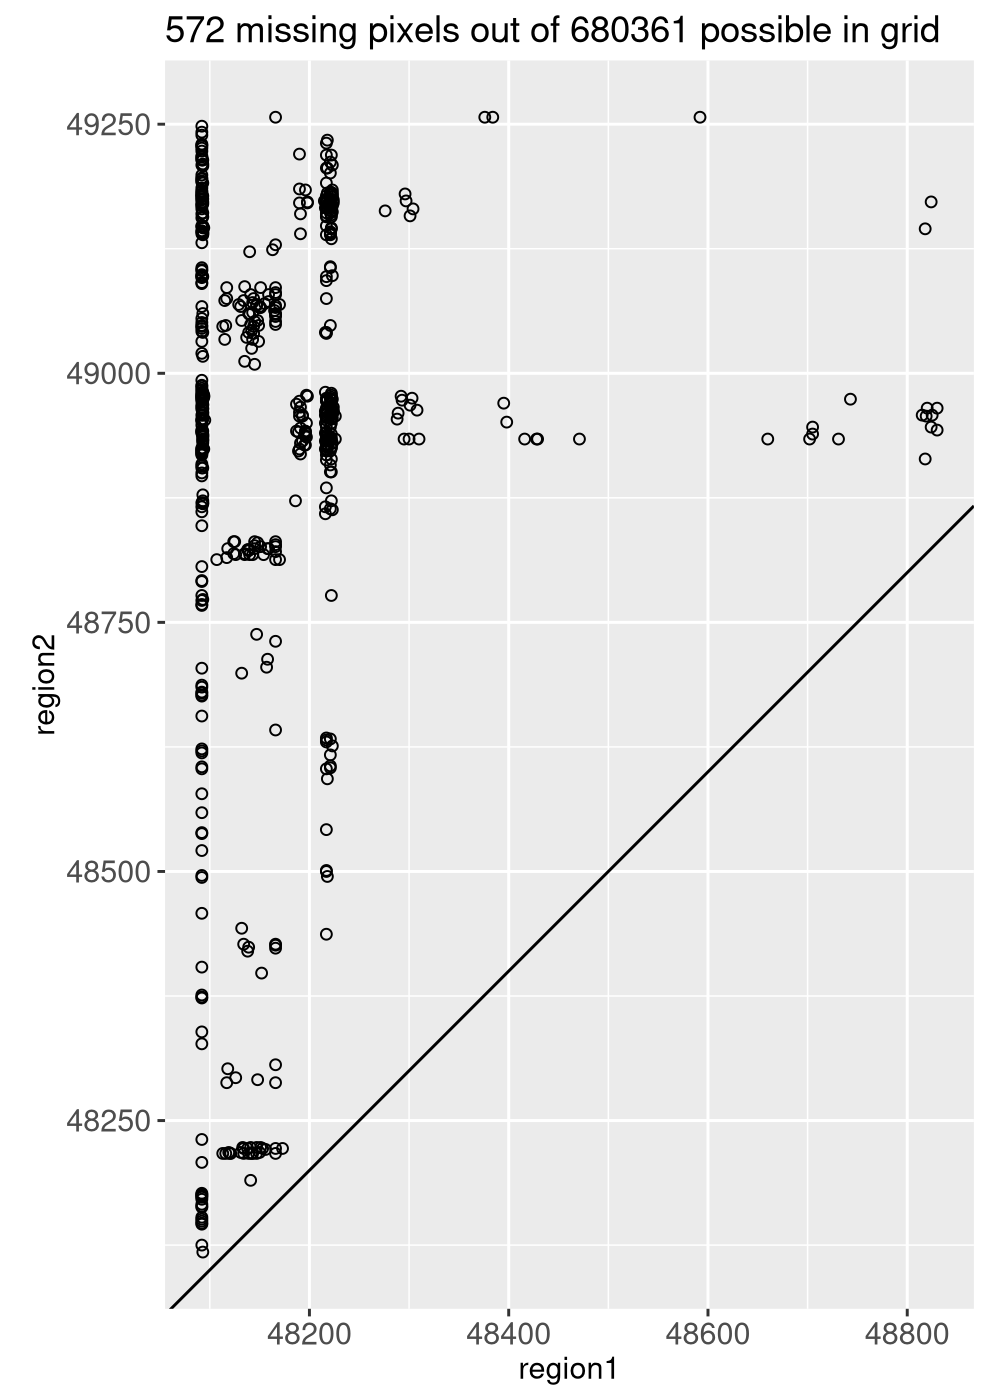

Write R code to recreate this figure.
library(animint2)
library(data.table)
pixel_dt <- fread("data-2025-09-26/hicream_chr19_50000.tsv")[
, Cluster := factor(clust)][]

grid_dt <- do.call(CJ, lapply(pixel_dt[, .(region1, region2)], unique))[region1<=region2]
setkey(pixel_dt, region1, region2)
setkey(grid_dt, region1, region2)
join_dt <- pixel_dt[grid_dt]
NA_dt <- join_dt[is.na(clust)]

gg <- ggplot()+
  ggtitle(sprintf(
    "%d missing pixels out of %d possible in grid",
    nrow(NA_dt), nrow(grid_dt)))+
  geom_point(aes(
    region1, region2),
    shape=1,
    data=NA_dt)+
  coord_equal()+
  geom_abline(slope=1,intercept=0)
png("figure-missing-data.png", width=5, height=7, units="in", res=200)
print(gg)
dev.off()

